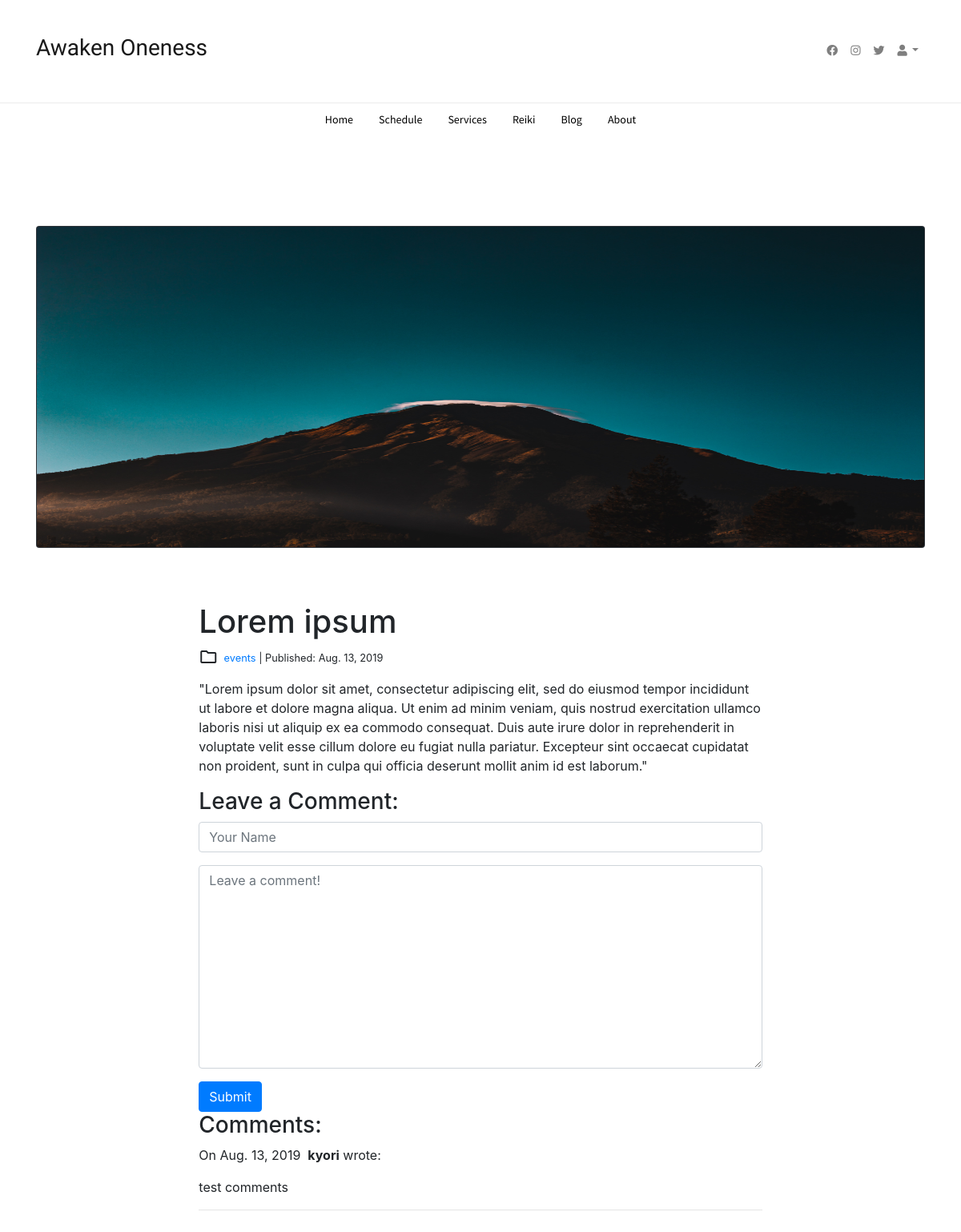
The app's page /blog/2/ with its own data.
### blog/models.py (models this page shows, shortened)
class Post(models.Model):
    title = models.CharField(max_length=255)
    body = models.TextField()
    created_on = models.DateTimeField("date published", default=datetime.now())
    last_modified = models.DateTimeField(auto_now=True)
    categories = models.ManyToManyField('Category', related_name='posts')

class Category(models.Model):
    name = models.CharField(max_length=20)
    class Meta:
        verbose_name_plural = "Categories"

class Comment(models.Model):
    author = models.CharField(max_length=60)
    body = models.TextField()
    created_on = models.DateTimeField(auto_now_add=True)
    post = models.ForeignKey('Post', on_delete=models.CASCADE)

### blog/views.py (the view, shortened to what this page needs)
# urls.py: path("<int:pk>/", views.blog_detail, name="blog_detail"),
def blog_detail(request, pk):
    post = Post.objects.get(pk=pk)
    comments = Comment.objects.filter(post=post)
    form = CommentForm()
    context = {"post": post, "comments": comments, "form": form}
    return render(request, "blog_detail.html", context)

### blog/forms.py
class CommentForm(forms.Form):
    author = forms.CharField(
        max_length=60,
        widget=forms.TextInput(attrs={
            "class": "form-control",
            "placeholder": "Your Name"
        })
    )
    body = forms.CharField(widget=forms.Textarea(
        attrs={
            "class": "form-control",
            "placeholder": "Leave a comment!"
        })
)

### blog/templates/blog_detail.html (shortened to what this page needs)
{% extends "base.html" %}
{% block content %}
<div class="col-md-8 offset-md-2">
    <h1>{{ post.title }}</h1>
    <small>
        <i class="material-icons-outlined" style="vertical-align: bottom">folder</i>&nbsp;
        {% for category in post.categories.all %}
        <a href="{% url 'blog_category' category.name %}">
            {{ category.name }}
        </a> | Published: {{ post.created_on.date }} &nbsp;
        {% endfor %}
    </small>
    <p>{{ post.body | linebreaks }}</p>
    <h3>Leave a Comment:</h3>
    <form action="/blog/{{ post.pk }}/" method="post">
        <div class="form-group">
            {{ form.author }}
        </div>
        <div class="form-group">
            {{ form.body }}
        </div>
        <button type="submit" class="btn btn-primary">Submit</button>
    </form>
    <h3>Comments:</h3>
    {% for comment in comments %}
    <p>
        On {{comment.created_on.date }}&nbsp;
        <b>{{ comment.author }}</b> wrote:
    </p>
    <p>{{ comment.body }}</p>
    <hr>
    {% endfor %}
</div>
{% endblock %}

### records on screen
Post: title "Lorem ipsum", created_on "Aug. 13, 2019", body "\"Lorem ipsum dolor sit amet, consectetur adipiscing elit, sed do eiusmod tempor incididunt ut labore et dolore magna aliqua. Ut enim ad minim veniam, quis nostrud exercitation ullamco laboris nisi ut aliquip ex ea commodo consequat. Duis aute irure dolor in reprehenderit in voluptate velit esse cillum dolore eu fugiat nulla pariatur. Excepteur sint occaecat cupidatat non proident, sunt in culpa qui officia deserunt mollit anim id est laborum.\""
Category: name "events"
Comment: created_on "Aug. 13, 2019", author "kyori", body "test comments"
